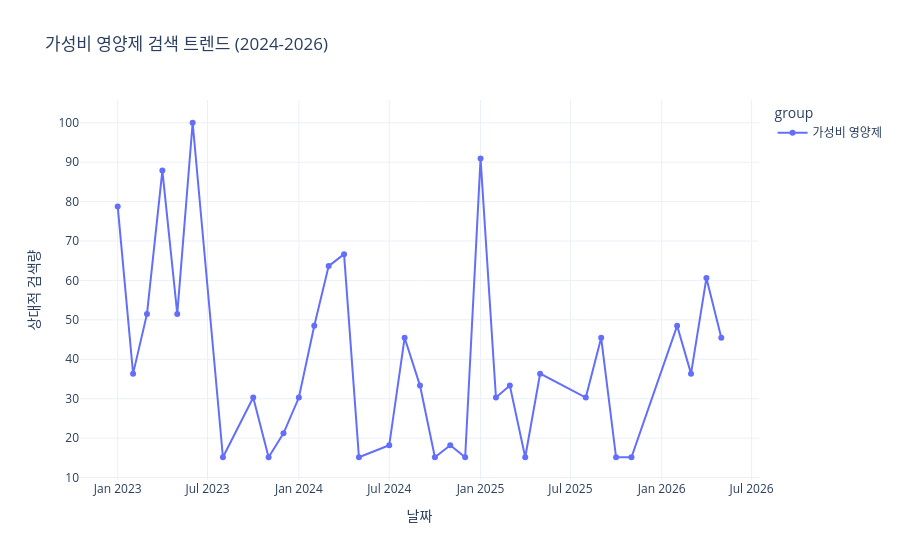

Notebook code cell kept with this figure:
### Code cell
import os
import sys
import urllib.request
import json
import pandas as pd
import plotly.express as px

# 1. 인증 정보 설정 (이미지에서 확인하신 본인 정보를 넣으세요)
client_id = "iQYuA4jIAZWE78ZCH4p9" 
client_secret = "7MP3lY3dzz"
url = "https://openapi.naver.com/v1/datalab/search"

# 2. 분석 키워드 설정
target_keywords = ["가성비 영양제"]

# 3. 키워드별 개별 그룹 자동 생성
keyword_groups = []
for kw in target_keywords:
    keyword_groups.append({
        "groupName": kw, 
        "keywords": [kw] 
    })

# 4. API 요청 본문 작성
body = {
    "startDate": "2023-01-01",
    "endDate": "2026-05-14",
    "timeUnit": "month",
    "keywordGroups": keyword_groups
}
body_json = json.dumps(body, ensure_ascii=False)

# 5. API 호출 실행
request = urllib.request.Request(url)
request.add_header("X-Naver-Client-Id", client_id)
request.add_header("X-Naver-Client-Secret", client_secret)
request.add_header("Content-Type", "application/json")

try:
    response = urllib.request.urlopen(request, data=body_json.encode("utf-8"))
    rescode = response.getcode()
    
    if rescode == 200:
        response_body = response.read()
        data = json.loads(response_body)
        
        # 6. 데이터프레임 변환
        df_list = []
        for res in data['results']:
            temp_df = pd.DataFrame(res['data'])
            temp_df['group'] = res['title']
            df_list.append(temp_df)
        
        cheap_search_trend = pd.concat(df_list)

        # -----------------------------------------------------------
        # 🎯 [CSV 저장 로직] 독립된 CSV 파일로 저장하기
        # -----------------------------------------------------------
        file_name = "only가성비영양제_검색추이.csv"
        cheap_search_trend.to_csv(file_name, index=False, encoding="utf-8-sig")
        print(f"💾 {file_name} 파일이 성공적으로 생성 및 저장되었습니다!")
        # -----------------------------------------------------------

        
        # 7. 시각화 (fig.write_image 부분을 삭제했습니다!)
        fig = px.line(cheap_search_trend, x='period', y='ratio', color='group',
                      title='가성비 영양제 검색 트렌드 (2024-2026)',
                      labels={'period': '날짜', 'ratio': '상대적 검색량'},
                      markers=True,
                      template='plotly_white')
        
        fig.show() # 이제 에러 없이 그래프가 화면에 뜹니다!

    else:
        print(f"Error: API 요청 실패 (Code: {rescode})")

except Exception as e:
    print(f"Error 발생: {e}")

### Figure 1 — Plotly figure (JSON) as saved in the notebook; plotly's stock layout.template omitted (floating-point values rounded to 4 significant figures)
{"data": [{"hovertemplate": "group=가성비 영양제<br>날짜=%{x}<br>상대적 검색량=%{y}<extra></extra>", "legendgroup": "가성비 영양제", "line": {"color": "#636efa", "dash": "solid"}, "marker": {"symbol": "circle"}, "mode": "lines+markers", "name": "가성비 영양제", "orientation": "v", "showlegend": true, "type": "scatter", "x": ["2023-01-01", "2023-02-01", "2023-03-01", "2023-04-01", "2023-05-01", "2023-06-01", "2023-08-01", "2023-10-01", "2023-11-01", "2023-12-01", "2024-01-01", "2024-02-01", "2024-03-01", "2024-04-01", "2024-05-01", "2024-07-01", "2024-08-01", "2024-09-01", "2024-10-01", "2024-11-01", "2024-12-01", "2025-01-01", "2025-02-01", "2025-03-01", "2025-04-01", "2025-05-01", "2025-08-01", "2025-09-01", "2025-10-01", "2025-11-01", "2026-02-01", "2026-03-01", "2026-04-01", "2026-05-01"], "xaxis": "x", "y": [78.79, 36.36, 51.52, 87.88, 51.52, 100.0, 15.15, 30.3, 15.15, 21.21, 30.3, 48.48, 63.64, 66.67, 15.15, 18.18, 45.45, 33.33, 15.15, 18.18, 15.15, 90.91, 30.3, 33.33, 15.15, 36.36, 30.3, 45.45, 15.15, 15.15, 48.48, 36.36, 60.61, 45.45], "yaxis": "y"}], "layout": {"legend": {"title": {"text": "group"}, "tracegroupgap": 0}, "title": {"text": "가성비 영양제 검색 트렌드 (2024-2026)"}, "xaxis": {"anchor": "y", "domain": [0, 1], "title": {"text": "날짜"}}, "yaxis": {"anchor": "x", "domain": [0, 1], "title": {"text": "상대적 검색량"}}}}
